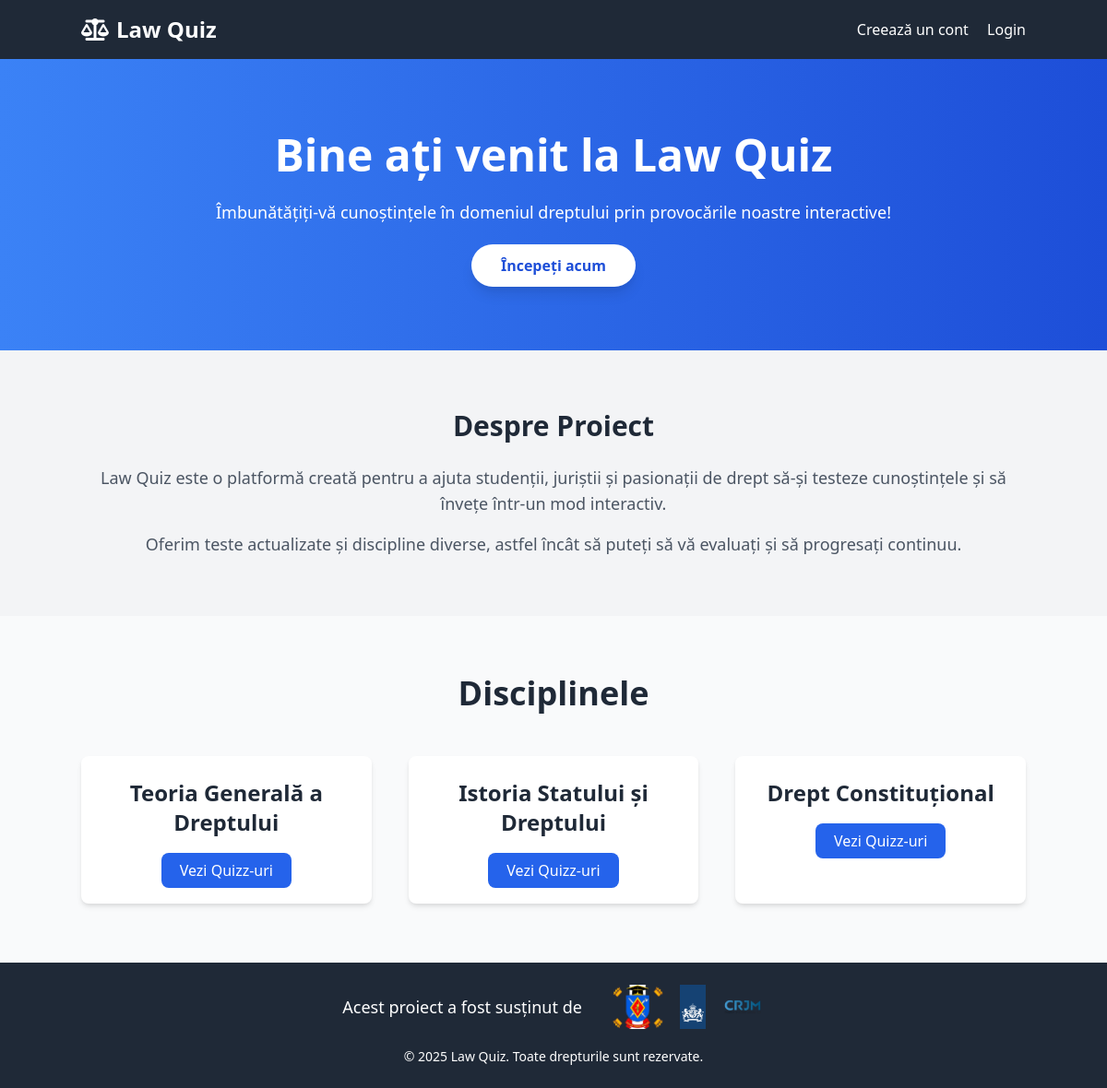
The page / on the database its author committed.
### home/models.py (models this page shows, shortened)
class Discipline(models.Model):
    name = models.CharField(max_length=50, verbose_name="Denumirea disciplinei")
    slug = models.SlugField(unique=True, blank=True)
    class Meta:
        verbose_name = 'Disciplina'
        verbose_name_plural = 'Discipline'

### home/views.py (the view)
# urls.py: path('', views.home, name='home'),
def home(request):
    disciplines = Discipline.objects.all()
    return render(request, 'home.html', {'disciplines': disciplines})

### home/templates/home.html (shortened to what this page needs)
{% extends 'base.html' %}
{% load static %}
{% block content %}
<section class="bg-gradient-to-r from-blue-500 to-blue-700 text-white py-20">
    <div class="container mx-auto text-center">
        <h1 class="text-5xl font-extrabold mb-6">Bine ați venit la Law Quiz</h1>
        <p class="text-lg mb-8">Îmbunătățiți-vă cunoștințele în domeniul dreptului prin provocările noastre interactive!</p>
        <a href="/login" class="bg-white text-blue-700 px-8 py-3 rounded-full font-semibold hover:bg-gray-200 transition-shadow shadow-lg">
            Începeți acum
        </a>
    </div>
</section>
<section class="py-16 bg-gray-100">
    <div class="container mx-auto text-center">
        <h2 class="text-3xl font-bold mb-6 text-gray-800">Despre Proiect</h2>
        <p class="text-lg text-gray-600 mb-4">
            Law Quiz este o platformă creată pentru a ajuta studenții, juriștii și pasionații de drept să-și testeze cunoștințele și să învețe într-un mod interactiv.
        </p>
        <p class="text-lg text-gray-600">
            Oferim teste actualizate și discipline diverse, astfel încât să puteți să vă evaluați și să progresați continuu.
        </p>
    </div>
</section>
<section class="py-16 bg-gray-50">
    <div class="container mx-auto">
        <h2 class="text-center text-4xl font-bold mb-12 text-gray-800">Disciplinele</h2>
        <div class="grid grid-cols-1 sm:grid-cols-2 lg:grid-cols-3 gap-10">
            {% for discipline in disciplines %}
            <div data-aos="fade-up" class="bg-white p-6 rounded-lg text-center shadow-md hover:shadow-xl transition-shadow">
                <h3 class="text-2xl font-semibold text-gray-800 mb-4">{{ discipline.name }}</h3>
                <a href="{% url 'quizzes_by_discipline' discipline.id %}" class="bg-blue-600 text-white px-5 py-2 rounded-lg font-medium hover:bg-blue-700 transition-colors">
                    Vezi Quizz-uri
                </a>
            </div>
            {% endfor %}
        </div>
    </div>
</section>
{% endblock content %}

### home/templates/footer.html (style rules this page uses)
html { height: 100%; }
body { display: flex; flex-direction: column; min-height: 100vh; margin: 0; }

### rows shown on the page
Discipline: name "Teoria Generală a Dreptului"
Discipline: name "Istoria Statului și Dreptului"
Discipline: name "Drept Constituțional"
